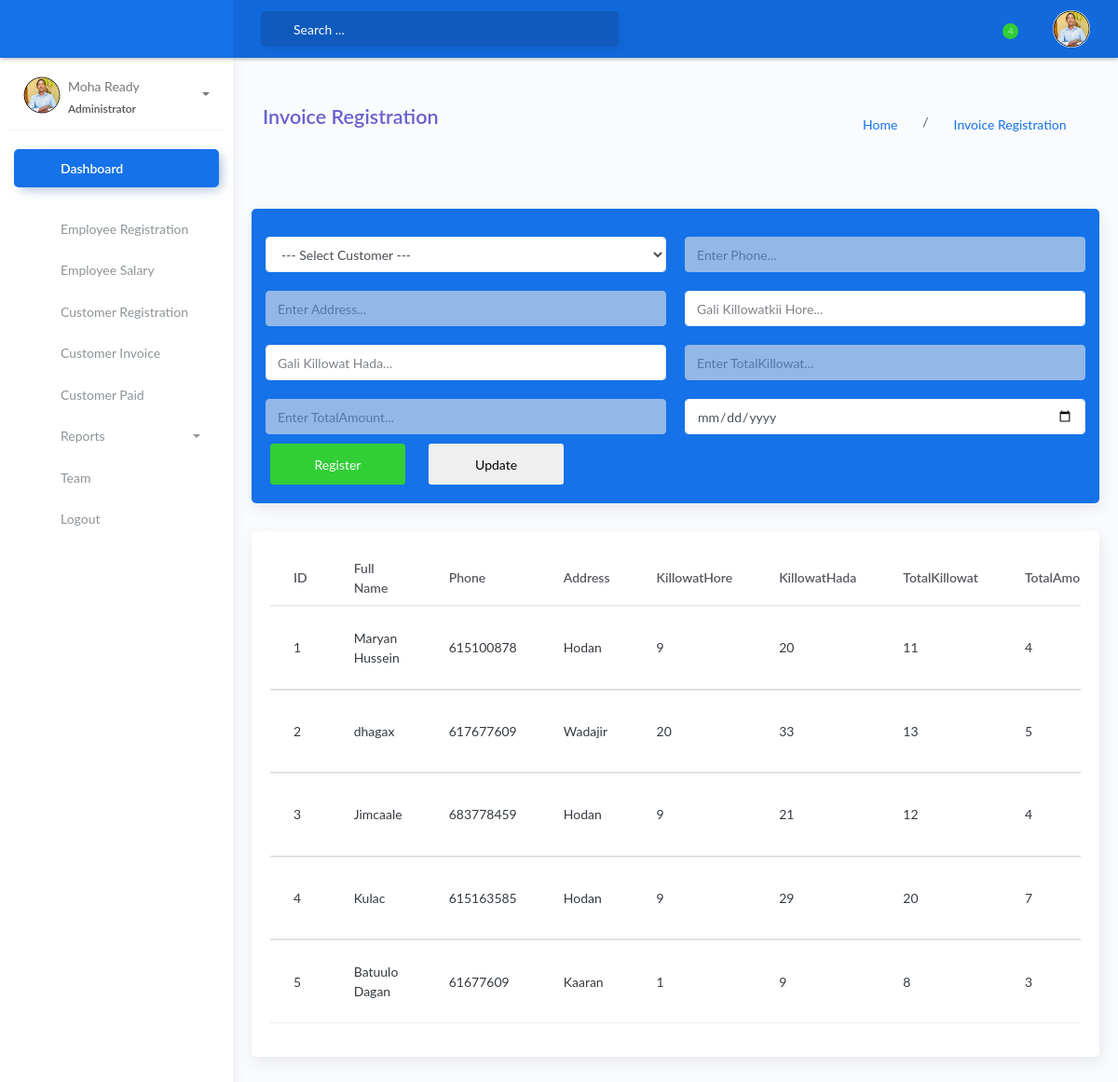
The page /Admin_Invoice.php on the database its author committed.
### tables this page shows
CREATE TABLE `invoice` (
  `empid` int(11) NOT NULL,
  `FullName` varchar(50) NOT NULL,
  `Phone` int(11) NOT NULL,
  `Address` varchar(50) NOT NULL,
  `KillowatHore` int(11) NOT NULL,
  `KillowatHada` int(11) NOT NULL,
  `TotalKillowat` int(11) NOT NULL,
  `TotalAmount` int(11) NOT NULL,
  `RegDate` date NOT NULL
);

### Admin_Invoice_process .php (called while the page is built, shortened)
<?php
$Phone = "";
$Address = "";
$KillowatHore = "";
$KillowatHada = "";
$TotalKillowat = "";
$TotalAmount = "";
$RegDate = "";
?>

### Admin_Invoice.php (the view, shortened to what this page needs)
<?php
include 'Admin_Invoice_process .php';
?>
<!DOCTYPE html>
<html lang="en">
<head>
    <link rel="stylesheet" href="assets/css/bootstrap.min.css">
    <link rel="stylesheet" href="assets/css/atlantis.min.css">
    <link rel="stylesheet" href="assets/css/demo.css">
</head>
<body>
    <div class="wrapper">
        <div class="main-header">
            <?php
        require_once('includes/topbar.php');
		?>
        </div>
        <?php
        require_once('includes/sidebar.php');
		?>
        <div class="main-panel">
            <div class="content">
                <div class="panel-header">
                    <div class="page-inner py-5">
                        <div class="d-flex align-items-left align-items-md-center flex-column flex-md-row">
                            <div>
                                <h2 class="text-secondary pb-2 fw-bold">Invoice Registration </h2>
                            </div>
                            <div class="ml-md-auto py-2 py-md-0">
                                <a href="#" class="btn"> Home</a> /
                                <a href="#" class="btn ">Invoice Registration</a>
                            </div>
                        </div>
                    </div>
                </div>
                <div class="card-body">
                    <div class="card bg-primary">
                        <div class="card-body">
                            <form action="Admin_Invoice_process .php" method="POST" id="form_data">
                                <div class="row">
                                    <div class="col-md-12">
                                        <div class="row">
                                            <div class="form-group col-md-6">
                                                <select name="FullName" id="FullName" class="form-control" required>
                                                    <option value="" selected disabled> --- Select Customer ---</option>
                                                </select>
                                            </div>
                                            <div class="form-group col-md-6">
                                                <input type="number" name="Phone" id="Phone"
                                                    placeholder="Enter Phone..." class="form-control" required
                                                    value="<?php echo $Phone; ?>" readonly>
                                            </div>
                                            <div class="form-group col-md-6">
                                                <input type="text" name="Address" id="Address"
                                                    placeholder="Enter Address..." class="form-control" required
                                                    value="<?php echo $Address; ?>" readonly>
                                            </div>
                                            <div class="form-group col-md-6">
                                                <input type="number" name="KillowatHore" id="KillowatHore"
                                                    placeholder="Gali Killowatkii Hore..." class="form-control" required
                                                    value="<?php echo $KillowatHore; ?>">
                                            </div>
                                            <div class="form-group col-md-6">
                                                <input type="number" name="KillowatHada" id="KillowatHada"
                                                    placeholder="Gali Killowat Hada..." class="form-control" required
                                                    value="<?php echo $KillowatHada; ?>">
                                            </div>
                                            <div class="form-group col-md-6">
                                                <input type="number" name="TotalKillowat" id="TotalKillowat"
                                                    placeholder="Enter TotalKillowat..." class="form-control"
                                                    id="TotalKillowat" value="<?php echo $TotalKillowat; ?>" readonly>
                                            </div>
                                            <div class="form-group col-md-6">
                                                <input type="number" name="TotalAmount" id="TotalAmount"
                                                    placeholder="Enter TotalAmount..." class="form-control"
                                                    id="TotalAmount" value="<?php echo $TotalAmount; ?>" readonly>
                                            </div>
                                            <div class="form-group col-md-6">
                                                <input type="date" class="form-control" required id="RegDate" name="RegDate"
                                                    value="<?php echo $RegDate; ?>" <br>
                                            </div>
                                            <div class="form col-md-12">
                                                <button type="submit" class="btn btn-success col-md-2" id="save"
                                                    name="save">Register</button> &nbsp; &nbsp; &nbsp;
                                                <button type="submit" class="btn btn-second col-md-2" id="update"
                                                    name="update">Update</button>
                                            </div>
                                        </div>
                                    </div>
                                </div>
                            </form>
                        </div>
                    </div>
                    <?php
    $con=mysqli_connect("localhost", "root", "", "myproject");
    $sql=mysqli_query($con, "select * from invoice");
    ?>
                    <div class="card bg-white">
                        <div class="card-body">
                            <div class="row">
                                <div class="col-md-12">
                                    <div class="table-responsive table-hover table-sm table-sales">
                                        <table class="table">
                                            <strong>
                                                <thead class="text-black">
                                                    <tr>
                                                        <th height="0" width="1">ID</th>
                                                        <th height="0" width="120">Full Name</th>
                                                        <th height="0" width="100">Phone</th>
                                                        <th height="0" width="10">Address</th>
                                                        <th height="0" width="1">KillowatHore</th>
                                                        <th height="0" width="100">KillowatHada</th>
                                                        <th height="0" width="100">TotalKillowat</th>
                                                        <th height="0" width="120">TotalAmount</th>
                                                    </tr>
                                                </thead>
                                            </strong>
                                            <?php
$i = 1;
        while($row=mysqli_fetch_array($sql)){
        ?>
                                            <tbody class="text-dark">
                                                <td><?php echo $i; ?></td>
                                                <td><?php echo $row["FullName"]; ?></td>
                                                <td><?php echo $row["Phone"]; ?></td>
                                                <td><?php echo $row["Address"]; ?></td>
                                                <td><?php echo $row["KillowatHore"]; ?></td>
                                                <td><?php echo $row["KillowatHada"]; ?></td>
                                                <td><?php echo $row["TotalKillowat"]; ?></td>
                                                <td><?php echo $row["TotalAmount"]; ?></td>
                                            </tbody>
                                            <?php
            $i++;
            }
            ?>
                                        </table>
                                    </div>
                                </div>
                            </div>
                        </div>
                    </div>
                </div>
            </div>
        </div>
    </div>
    <br> <br> <br> <br> <br>
</body>
</html>

### rows shown on the page
invoice: FullName "Maryan Hussein", Phone "615100878", Address "Hodan", KillowatHore "9", KillowatHada "20", TotalKillowat "11", TotalAmount "4"
invoice: FullName "dhagax", Phone "617677609", Address "Wadajir", KillowatHore "20", KillowatHada "33", TotalKillowat "13", TotalAmount "5"
invoice: FullName "Jimcaale", Phone "683778459", Address "Hodan", KillowatHore "9", KillowatHada "21", TotalKillowat "12", TotalAmount "4"
invoice: FullName "Kulac", Phone "615163585", Address "Hodan", KillowatHore "9", KillowatHada "29", TotalKillowat "20", TotalAmount "7"
invoice: FullName "Batuulo Dagan", Phone "61677609", Address "Kaaran", KillowatHore "1", KillowatHada "9", TotalKillowat "8", TotalAmount "3"
